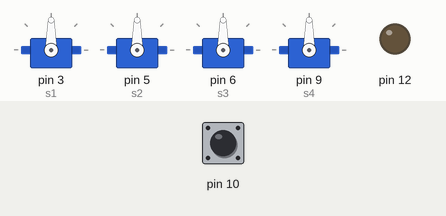
The sketch below on a simulated Arduino Uno, built with avr-gcc and run on an emulated ATmega328P. Parts: 4 × servo, output pins drawn as LEDs (lit = HIGH). The test bench sets the inputs (shaded band); at power-on: pin 10 HIGH.

Above: at 0.8 s.
0.9 s: pin 10 pulled LOW for 0.15 s
At 1.1 s:
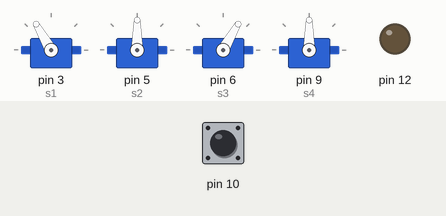
Timing chart, 0 to 10.0 s (numbered marks = the images above; inputs shaded):
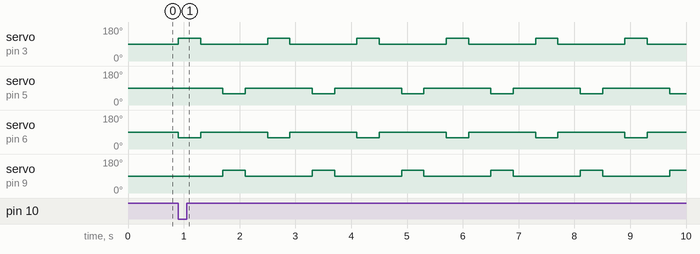

The sketch:

duoji.ino
```cpp
#include <Servo.h>
Servo s1,s2,s3,s4;
int offset[]={0,0,0,0};
void setup() {
  digitalWrite(13,HIGH);
  // put your setup code here, to run once:
  Serial.begin(9600);

  s1.attach(3);s2.attach(5);s3.attach(6);s4.attach(9);
  s1.write(90+offset[0]);
  s2.write(90+offset[1]);
  s3.write(90+offset[2]);
  s4.write(90+offset[3]);
  pinMode(10,INPUT_PULLUP);
  pinMode(12,OUTPUT);
  digitalWrite(12,LOW);
  digitalWrite(13,LOW);
  while(digitalRead(10));
  digitalWrite(13,HIGH);
//  while(!Serial.available());

}
void loop() {
  // put your main code here, to run repeatedly:
  int i;
  float theta=30;
  float dly=40;

//  stop();
//  delay(dly*10);

  s1.write(90+theta);
  s3.write(90-theta);
  delay(dly*10);
  stop();
  delay(dly*10);
  s2.write(90-theta);
  s4.write(90+theta);
  delay(dly*10);
  stop();
  delay(dly*10);
}

void stop()
{
  s1.write(90);s2.write(90);s3.write(90);s4.write(90);
}
```

Measured:
- after the input at 0.9 s, servo on pin 3 (s1): alternates 120° for 0.40 s and 90° for 1.2 s, starting at once; servo on pin 5 (s2): alternates 90° for 1.2 s and 60° for 0.40 s, starting after 0.80 s
